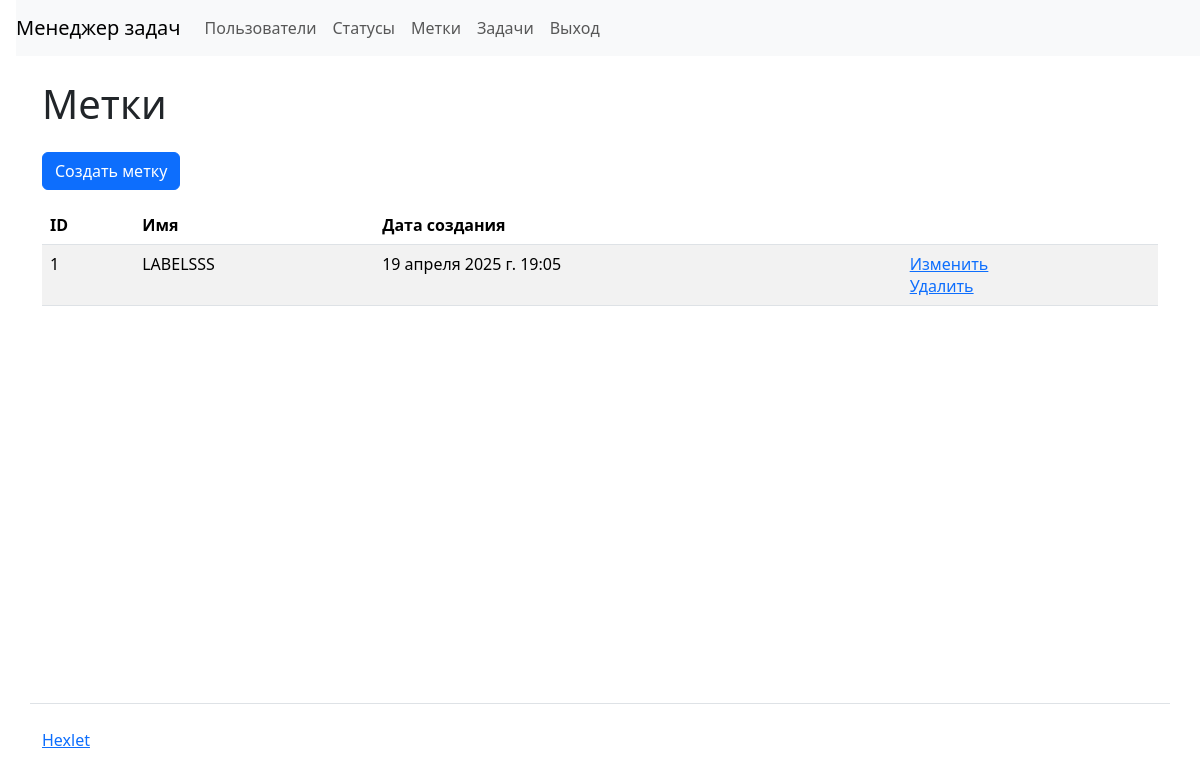
Screenshot of /labels/ (signed in) with the database file from the repository.
### task_manager/labels/models.py (models this page shows, shortened)
class Label(models.Model):
    name = models.CharField(
        verbose_name=_("Name"),
        max_length=150,
        unique=True
    )
    created_at = models.DateTimeField(
        verbose_name=_("Creation date"),
        auto_now_add=True
    )
    class Meta:
        verbose_name = _("Label")
        verbose_name_plural = _("Labels")

### task_manager/labels/views.py (the view)
# urls.py: path('', views.LabelsListView.as_view(), name='labels'),
class LabelsListView(CustomLoginMixin, ListView):
    model = Label
    template_name = "labels/labels.html"
    context_object_name = "labels"

### task_manager/mixins.py (called while the page is built)
    def dispatch(self, request, *args, **kwargs):
        if not request.user.is_authenticated:
            message = _("You are not authorized! Please log in")
            messages.error(request, message)
            return redirect(self.login_url)
        return super().dispatch(request, *args, **kwargs)

### task_manager/templates/labels/labels.html
{% extends "base.html" %}
{% load i18n %}
    {% block content %}
  <main>
    <h1 class="my-4">{% translate "Labels" %}</h1>
    <a class="btn btn-primary mb-3" href="/labels/create/">{% translate "Create label" %}</a>
    <table class="table table-striped">
      <thead>
        <tr>
          <th>ID</th>
          <th>{% translate "Name" %}</th>
          <th>{% translate "Create date" %}</th>
          <th></th>
        </tr>
      </thead>
      <tbody>
        {% for label in labels %}
          <tr>
            <td>{{ label.id }}</td>
            <td>{{ label.name }}</td>
            <td>{{ label.created_at }}</td>
            <td>
              <a href="{% url 'label_update' label.id %}">{% translate "Change" %}</a>
              <br>
              <a href="{% url 'label_delete' label.id %}">{% translate "Delete" %}</a>
            </td>
          </tr>
        {% endfor %}
      </tbody>
    </table>
  </main>
    {% endblock %}

### rows the page displays
Label: id "1", name "LABELSSS", created_at "19 апреля 2025 г. 19:05"
